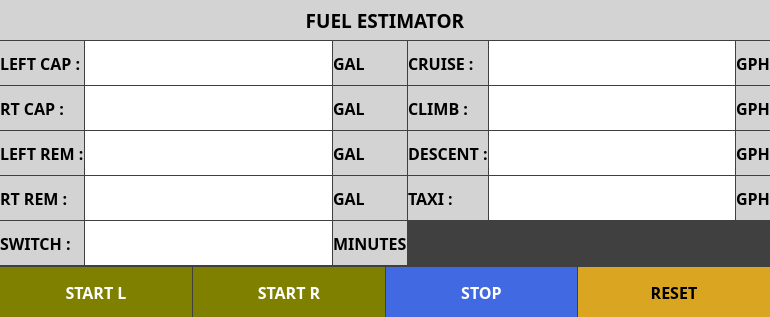
<?xml version="1.0" encoding="UTF-8"?>
<ui version="4.0">
 <class>FuelTanksDialogLandscape</class>
 <widget class="QDialog" name="FuelTanksDialogLandscape">
  <property name="geometry">
   <rect>
    <x>0</x>
    <y>0</y>
    <width>770</width>
    <height>317</height>
   </rect>
  </property>
  <property name="sizePolicy">
   <sizepolicy hsizetype="Expanding" vsizetype="Expanding">
    <horstretch>0</horstretch>
    <verstretch>0</verstretch>
   </sizepolicy>
  </property>
  <property name="palette">
   <palette>
    <active>
     <colorrole role="Base">
      <brush brushstyle="SolidPattern">
       <color alpha="255">
        <red>255</red>
        <green>255</green>
        <blue>255</blue>
       </color>
      </brush>
     </colorrole>
     <colorrole role="Window">
      <brush brushstyle="SolidPattern">
       <color alpha="255">
        <red>64</red>
        <green>64</green>
        <blue>64</blue>
       </color>
      </brush>
     </colorrole>
    </active>
    <inactive>
     <colorrole role="Base">
      <brush brushstyle="SolidPattern">
       <color alpha="255">
        <red>255</red>
        <green>255</green>
        <blue>255</blue>
       </color>
      </brush>
     </colorrole>
     <colorrole role="Window">
      <brush brushstyle="SolidPattern">
       <color alpha="255">
        <red>64</red>
        <green>64</green>
        <blue>64</blue>
       </color>
      </brush>
     </colorrole>
    </inactive>
    <disabled>
     <colorrole role="Base">
      <brush brushstyle="SolidPattern">
       <color alpha="255">
        <red>64</red>
        <green>64</green>
        <blue>64</blue>
       </color>
      </brush>
     </colorrole>
     <colorrole role="Window">
      <brush brushstyle="SolidPattern">
       <color alpha="255">
        <red>64</red>
        <green>64</green>
        <blue>64</blue>
       </color>
      </brush>
     </colorrole>
    </disabled>
   </palette>
  </property>
  <property name="font">
   <font>
    <family>Piboto</family>
    <pointsize>12</pointsize>
    <weight>75</weight>
    <bold>true</bold>
   </font>
  </property>
  <property name="windowTitle">
   <string>FUEL</string>
  </property>
  <property name="styleSheet">
   <string notr="true">QPushButton
{
	border: none;
	color: white;
	background-color: DimGray;
	margin: 0px;
}
QPushButton::pressed
{
	border: none;
	color: black;
	background-color: LightGray;
	margin: 0px;
}
</string>
  </property>
  <layout class="QVBoxLayout" name="verticalLayout">
   <property name="spacing">
    <number>1</number>
   </property>
   <property name="leftMargin">
    <number>0</number>
   </property>
   <property name="topMargin">
    <number>0</number>
   </property>
   <property name="rightMargin">
    <number>0</number>
   </property>
   <property name="bottomMargin">
    <number>0</number>
   </property>
   <item>
    <widget class="QLabel" name="m_pTitleLabel">
     <property name="sizePolicy">
      <sizepolicy hsizetype="MinimumExpanding" vsizetype="MinimumExpanding">
       <horstretch>0</horstretch>
       <verstretch>0</verstretch>
      </sizepolicy>
     </property>
     <property name="minimumSize">
      <size>
       <width>0</width>
       <height>40</height>
      </size>
     </property>
     <property name="maximumSize">
      <size>
       <width>16777215</width>
       <height>40</height>
      </size>
     </property>
     <property name="font">
      <font>
       <family>Droid Sans</family>
       <pointsize>14</pointsize>
       <weight>75</weight>
       <bold>true</bold>
      </font>
     </property>
     <property name="autoFillBackground">
      <bool>false</bool>
     </property>
     <property name="styleSheet">
      <string notr="true">QLabel { background-color: LightGray; color: black; }</string>
     </property>
     <property name="frameShape">
      <enum>QFrame::NoFrame</enum>
     </property>
     <property name="text">
      <string>FUEL ESTIMATOR</string>
     </property>
     <property name="alignment">
      <set>Qt::AlignCenter</set>
     </property>
    </widget>
   </item>
   <item>
    <layout class="QGridLayout" name="gridLayout">
     <property name="spacing">
      <number>1</number>
     </property>
     <item row="3" column="2">
      <widget class="QLabel" name="m_pRightRemUnitsLabel">
       <property name="font">
        <font>
         <family>Droid Sans</family>
         <pointsize>12</pointsize>
         <weight>75</weight>
         <bold>true</bold>
        </font>
       </property>
       <property name="autoFillBackground">
        <bool>false</bool>
       </property>
       <property name="styleSheet">
        <string notr="true">QLabel
{
	color: black;
	background-color: LightGray;
}</string>
       </property>
       <property name="text">
        <string>GAL</string>
       </property>
       <property name="margin">
        <number>5</number>
       </property>
      </widget>
     </item>
     <item row="1" column="1">
      <widget class="ClickLabel" name="m_pRightCapLabel">
       <property name="sizePolicy">
        <sizepolicy hsizetype="MinimumExpanding" vsizetype="MinimumExpanding">
         <horstretch>0</horstretch>
         <verstretch>0</verstretch>
        </sizepolicy>
       </property>
       <property name="font">
        <font>
         <family>Droid Sans</family>
         <pointsize>24</pointsize>
         <weight>75</weight>
         <bold>true</bold>
        </font>
       </property>
       <property name="autoFillBackground">
        <bool>false</bool>
       </property>
       <property name="styleSheet">
        <string notr="true">QLabel { background-color: white; color: black; }</string>
       </property>
       <property name="frameShape">
        <enum>QFrame::NoFrame</enum>
       </property>
       <property name="alignment">
        <set>Qt::AlignCenter</set>
       </property>
      </widget>
     </item>
     <item row="3" column="0">
      <widget class="QLabel" name="m_pRRemLabel">
       <property name="font">
        <font>
         <family>Droid Sans</family>
         <pointsize>12</pointsize>
         <weight>75</weight>
         <bold>true</bold>
        </font>
       </property>
       <property name="autoFillBackground">
        <bool>false</bool>
       </property>
       <property name="styleSheet">
        <string notr="true">QLabel
{
	color: black;
	background-color: LightGray;
}</string>
       </property>
       <property name="text">
        <string>RT REM :</string>
       </property>
       <property name="margin">
        <number>5</number>
       </property>
      </widget>
     </item>
     <item row="0" column="3">
      <widget class="QLabel" name="label_5">
       <property name="font">
        <font>
         <family>Droid Sans</family>
         <pointsize>12</pointsize>
         <weight>75</weight>
         <bold>true</bold>
        </font>
       </property>
       <property name="autoFillBackground">
        <bool>false</bool>
       </property>
       <property name="styleSheet">
        <string notr="true">QLabel
{
	color: black;
	background-color: LightGray;
}</string>
       </property>
       <property name="text">
        <string>CRUISE :</string>
       </property>
       <property name="margin">
        <number>5</number>
       </property>
      </widget>
     </item>
     <item row="4" column="0">
      <widget class="QLabel" name="m_pSwitchIntLabelLbl">
       <property name="font">
        <font>
         <family>Droid Sans</family>
         <pointsize>12</pointsize>
         <weight>75</weight>
         <bold>true</bold>
        </font>
       </property>
       <property name="autoFillBackground">
        <bool>false</bool>
       </property>
       <property name="styleSheet">
        <string notr="true">QLabel
{
	color: black;
	background-color: LightGray;
}</string>
       </property>
       <property name="text">
        <string>SWITCH :</string>
       </property>
       <property name="margin">
        <number>5</number>
       </property>
      </widget>
     </item>
     <item row="2" column="1">
      <widget class="ClickLabel" name="m_pLeftRemainLabel">
       <property name="sizePolicy">
        <sizepolicy hsizetype="MinimumExpanding" vsizetype="MinimumExpanding">
         <horstretch>0</horstretch>
         <verstretch>0</verstretch>
        </sizepolicy>
       </property>
       <property name="font">
        <font>
         <family>Droid Sans</family>
         <pointsize>24</pointsize>
         <weight>75</weight>
         <bold>true</bold>
        </font>
       </property>
       <property name="autoFillBackground">
        <bool>false</bool>
       </property>
       <property name="styleSheet">
        <string notr="true">QLabel { background-color: white; color: black; }</string>
       </property>
       <property name="frameShape">
        <enum>QFrame::NoFrame</enum>
       </property>
       <property name="alignment">
        <set>Qt::AlignCenter</set>
       </property>
      </widget>
     </item>
     <item row="1" column="3">
      <widget class="QLabel" name="label_6">
       <property name="font">
        <font>
         <family>Droid Sans</family>
         <pointsize>12</pointsize>
         <weight>75</weight>
         <bold>true</bold>
        </font>
       </property>
       <property name="autoFillBackground">
        <bool>false</bool>
       </property>
       <property name="styleSheet">
        <string notr="true">QLabel
{
	color: black;
	background-color: LightGray;
}</string>
       </property>
       <property name="text">
        <string>CLIMB :</string>
       </property>
       <property name="margin">
        <number>5</number>
       </property>
      </widget>
     </item>
     <item row="2" column="3">
      <widget class="QLabel" name="label_7">
       <property name="font">
        <font>
         <family>Droid Sans</family>
         <pointsize>12</pointsize>
         <weight>75</weight>
         <bold>true</bold>
        </font>
       </property>
       <property name="autoFillBackground">
        <bool>false</bool>
       </property>
       <property name="styleSheet">
        <string notr="true">QLabel
{
	color: black;
	background-color: LightGray;
}</string>
       </property>
       <property name="text">
        <string>DESCENT :</string>
       </property>
       <property name="margin">
        <number>5</number>
       </property>
      </widget>
     </item>
     <item row="0" column="5">
      <widget class="QLabel" name="label_10">
       <property name="font">
        <font>
         <family>Droid Sans</family>
         <pointsize>12</pointsize>
         <weight>75</weight>
         <bold>true</bold>
        </font>
       </property>
       <property name="autoFillBackground">
        <bool>false</bool>
       </property>
       <property name="styleSheet">
        <string notr="true">QLabel
{
	color: black;
	background-color: LightGray;
}</string>
       </property>
       <property name="text">
        <string>GPH</string>
       </property>
       <property name="margin">
        <number>5</number>
       </property>
      </widget>
     </item>
     <item row="1" column="0">
      <widget class="QLabel" name="m_pRCapLabel">
       <property name="font">
        <font>
         <family>Droid Sans</family>
         <pointsize>12</pointsize>
         <weight>75</weight>
         <bold>true</bold>
        </font>
       </property>
       <property name="autoFillBackground">
        <bool>false</bool>
       </property>
       <property name="styleSheet">
        <string notr="true">QLabel
{
	color: black;
	background-color: LightGray;
}</string>
       </property>
       <property name="text">
        <string>RT CAP :</string>
       </property>
       <property name="margin">
        <number>5</number>
       </property>
      </widget>
     </item>
     <item row="4" column="2">
      <widget class="QLabel" name="m_pSwitchIntUnitsLabel">
       <property name="font">
        <font>
         <family>Droid Sans</family>
         <pointsize>12</pointsize>
         <weight>75</weight>
         <bold>true</bold>
        </font>
       </property>
       <property name="autoFillBackground">
        <bool>false</bool>
       </property>
       <property name="styleSheet">
        <string notr="true">QLabel
{
	color: black;
	background-color: LightGray;
}</string>
       </property>
       <property name="text">
        <string>MINUTES</string>
       </property>
       <property name="margin">
        <number>5</number>
       </property>
      </widget>
     </item>
     <item row="2" column="4">
      <widget class="ClickLabel" name="m_pDescRateLabel">
       <property name="sizePolicy">
        <sizepolicy hsizetype="MinimumExpanding" vsizetype="MinimumExpanding">
         <horstretch>0</horstretch>
         <verstretch>0</verstretch>
        </sizepolicy>
       </property>
       <property name="font">
        <font>
         <family>Droid Sans</family>
         <pointsize>24</pointsize>
         <weight>75</weight>
         <bold>true</bold>
        </font>
       </property>
       <property name="autoFillBackground">
        <bool>false</bool>
       </property>
       <property name="styleSheet">
        <string notr="true">QLabel { background-color: white; color: black; }</string>
       </property>
       <property name="frameShape">
        <enum>QFrame::NoFrame</enum>
       </property>
       <property name="alignment">
        <set>Qt::AlignCenter</set>
       </property>
      </widget>
     </item>
     <item row="0" column="2">
      <widget class="QLabel" name="m_pLeftCapUnitsLabel">
       <property name="font">
        <font>
         <family>Droid Sans</family>
         <pointsize>12</pointsize>
         <weight>75</weight>
         <bold>true</bold>
        </font>
       </property>
       <property name="autoFillBackground">
        <bool>false</bool>
       </property>
       <property name="styleSheet">
        <string notr="true">QLabel
{
	color: black;
	background-color: LightGray;
}</string>
       </property>
       <property name="text">
        <string>GAL</string>
       </property>
       <property name="margin">
        <number>5</number>
       </property>
      </widget>
     </item>
     <item row="2" column="2">
      <widget class="QLabel" name="m_pLeftRemUnitsLabel">
       <property name="font">
        <font>
         <family>Droid Sans</family>
         <pointsize>12</pointsize>
         <weight>75</weight>
         <bold>true</bold>
        </font>
       </property>
       <property name="autoFillBackground">
        <bool>false</bool>
       </property>
       <property name="styleSheet">
        <string notr="true">QLabel
{
	color: black;
	background-color: LightGray;
}</string>
       </property>
       <property name="text">
        <string>GAL</string>
       </property>
       <property name="margin">
        <number>5</number>
       </property>
      </widget>
     </item>
     <item row="1" column="2">
      <widget class="QLabel" name="m_pRightCapUnitsLabel">
       <property name="font">
        <font>
         <family>Droid Sans</family>
         <pointsize>12</pointsize>
         <weight>75</weight>
         <bold>true</bold>
        </font>
       </property>
       <property name="autoFillBackground">
        <bool>false</bool>
       </property>
       <property name="styleSheet">
        <string notr="true">QLabel
{
	color: black;
	background-color: LightGray;
}</string>
       </property>
       <property name="text">
        <string>GAL</string>
       </property>
       <property name="margin">
        <number>5</number>
       </property>
      </widget>
     </item>
     <item row="0" column="0">
      <widget class="QLabel" name="m_pLCapLabel">
       <property name="font">
        <font>
         <family>Droid Sans</family>
         <pointsize>12</pointsize>
         <weight>75</weight>
         <bold>true</bold>
        </font>
       </property>
       <property name="autoFillBackground">
        <bool>false</bool>
       </property>
       <property name="styleSheet">
        <string notr="true">QLabel
{
	color: black;
	background-color: LightGray;
}</string>
       </property>
       <property name="text">
        <string>LEFT CAP :</string>
       </property>
       <property name="margin">
        <number>5</number>
       </property>
      </widget>
     </item>
     <item row="2" column="5">
      <widget class="QLabel" name="label_12">
       <property name="font">
        <font>
         <family>Droid Sans</family>
         <pointsize>12</pointsize>
         <weight>75</weight>
         <bold>true</bold>
        </font>
       </property>
       <property name="autoFillBackground">
        <bool>false</bool>
       </property>
       <property name="styleSheet">
        <string notr="true">QLabel
{
	color: black;
	background-color: LightGray;
}</string>
       </property>
       <property name="text">
        <string>GPH</string>
       </property>
       <property name="margin">
        <number>5</number>
       </property>
      </widget>
     </item>
     <item row="4" column="1">
      <widget class="ClickLabel" name="m_pSwitchIntLabel">
       <property name="sizePolicy">
        <sizepolicy hsizetype="MinimumExpanding" vsizetype="MinimumExpanding">
         <horstretch>0</horstretch>
         <verstretch>0</verstretch>
        </sizepolicy>
       </property>
       <property name="font">
        <font>
         <family>Droid Sans</family>
         <pointsize>24</pointsize>
         <weight>75</weight>
         <bold>true</bold>
        </font>
       </property>
       <property name="autoFillBackground">
        <bool>false</bool>
       </property>
       <property name="styleSheet">
        <string notr="true">QLabel { background-color: white; color: black; }</string>
       </property>
       <property name="frameShape">
        <enum>QFrame::NoFrame</enum>
       </property>
       <property name="alignment">
        <set>Qt::AlignCenter</set>
       </property>
      </widget>
     </item>
     <item row="3" column="5">
      <widget class="QLabel" name="label_13">
       <property name="font">
        <font>
         <family>Droid Sans</family>
         <pointsize>12</pointsize>
         <weight>75</weight>
         <bold>true</bold>
        </font>
       </property>
       <property name="autoFillBackground">
        <bool>false</bool>
       </property>
       <property name="styleSheet">
        <string notr="true">QLabel
{
	color: black;
	background-color: LightGray;
}</string>
       </property>
       <property name="text">
        <string>GPH</string>
       </property>
       <property name="margin">
        <number>5</number>
       </property>
      </widget>
     </item>
     <item row="0" column="4">
      <widget class="ClickLabel" name="m_pCruiseRateLabel">
       <property name="sizePolicy">
        <sizepolicy hsizetype="MinimumExpanding" vsizetype="MinimumExpanding">
         <horstretch>0</horstretch>
         <verstretch>0</verstretch>
        </sizepolicy>
       </property>
       <property name="font">
        <font>
         <family>Droid Sans</family>
         <pointsize>24</pointsize>
         <weight>75</weight>
         <bold>true</bold>
        </font>
       </property>
       <property name="autoFillBackground">
        <bool>false</bool>
       </property>
       <property name="styleSheet">
        <string notr="true">QLabel { background-color: white; color: black; }</string>
       </property>
       <property name="frameShape">
        <enum>QFrame::NoFrame</enum>
       </property>
       <property name="alignment">
        <set>Qt::AlignCenter</set>
       </property>
      </widget>
     </item>
     <item row="2" column="0">
      <widget class="QLabel" name="m_pLRemLabel">
       <property name="font">
        <font>
         <family>Droid Sans</family>
         <pointsize>12</pointsize>
         <weight>75</weight>
         <bold>true</bold>
        </font>
       </property>
       <property name="autoFillBackground">
        <bool>false</bool>
       </property>
       <property name="styleSheet">
        <string notr="true">QLabel
{
	color: black;
	background-color: LightGray;
}</string>
       </property>
       <property name="text">
        <string>LEFT REM :</string>
       </property>
       <property name="margin">
        <number>5</number>
       </property>
      </widget>
     </item>
     <item row="1" column="4">
      <widget class="ClickLabel" name="m_pClimbRateLabel">
       <property name="sizePolicy">
        <sizepolicy hsizetype="MinimumExpanding" vsizetype="MinimumExpanding">
         <horstretch>0</horstretch>
         <verstretch>0</verstretch>
        </sizepolicy>
       </property>
       <property name="font">
        <font>
         <family>Droid Sans</family>
         <pointsize>24</pointsize>
         <weight>75</weight>
         <bold>true</bold>
        </font>
       </property>
       <property name="autoFillBackground">
        <bool>false</bool>
       </property>
       <property name="styleSheet">
        <string notr="true">QLabel { background-color: white; color: black; }</string>
       </property>
       <property name="frameShape">
        <enum>QFrame::NoFrame</enum>
       </property>
       <property name="alignment">
        <set>Qt::AlignCenter</set>
       </property>
      </widget>
     </item>
     <item row="0" column="1">
      <widget class="ClickLabel" name="m_pLeftCapLabel">
       <property name="sizePolicy">
        <sizepolicy hsizetype="MinimumExpanding" vsizetype="MinimumExpanding">
         <horstretch>0</horstretch>
         <verstretch>0</verstretch>
        </sizepolicy>
       </property>
       <property name="font">
        <font>
         <family>Droid Sans</family>
         <pointsize>24</pointsize>
         <weight>75</weight>
         <bold>true</bold>
        </font>
       </property>
       <property name="autoFillBackground">
        <bool>false</bool>
       </property>
       <property name="styleSheet">
        <string notr="true">QLabel { background-color: white; color: black; }</string>
       </property>
       <property name="frameShape">
        <enum>QFrame::NoFrame</enum>
       </property>
       <property name="alignment">
        <set>Qt::AlignCenter</set>
       </property>
      </widget>
     </item>
     <item row="1" column="5">
      <widget class="QLabel" name="label_11">
       <property name="font">
        <font>
         <family>Droid Sans</family>
         <pointsize>12</pointsize>
         <weight>75</weight>
         <bold>true</bold>
        </font>
       </property>
       <property name="autoFillBackground">
        <bool>false</bool>
       </property>
       <property name="styleSheet">
        <string notr="true">QLabel
{
	color: black;
	background-color: LightGray;
}</string>
       </property>
       <property name="text">
        <string>GPH</string>
       </property>
       <property name="margin">
        <number>5</number>
       </property>
      </widget>
     </item>
     <item row="3" column="1">
      <widget class="ClickLabel" name="m_pRightRemainLabel">
       <property name="sizePolicy">
        <sizepolicy hsizetype="MinimumExpanding" vsizetype="MinimumExpanding">
         <horstretch>0</horstretch>
         <verstretch>0</verstretch>
        </sizepolicy>
       </property>
       <property name="font">
        <font>
         <family>Droid Sans</family>
         <pointsize>24</pointsize>
         <weight>75</weight>
         <bold>true</bold>
        </font>
       </property>
       <property name="autoFillBackground">
        <bool>false</bool>
       </property>
       <property name="styleSheet">
        <string notr="true">QLabel { background-color: white; color: black; }</string>
       </property>
       <property name="frameShape">
        <enum>QFrame::NoFrame</enum>
       </property>
       <property name="alignment">
        <set>Qt::AlignCenter</set>
       </property>
      </widget>
     </item>
     <item row="3" column="4">
      <widget class="ClickLabel" name="m_pTaxiRateLabel">
       <property name="sizePolicy">
        <sizepolicy hsizetype="MinimumExpanding" vsizetype="MinimumExpanding">
         <horstretch>0</horstretch>
         <verstretch>0</verstretch>
        </sizepolicy>
       </property>
       <property name="font">
        <font>
         <family>Droid Sans</family>
         <pointsize>24</pointsize>
         <weight>75</weight>
         <bold>true</bold>
        </font>
       </property>
       <property name="autoFillBackground">
        <bool>false</bool>
       </property>
       <property name="styleSheet">
        <string notr="true">QLabel { background-color: white; color: black; }</string>
       </property>
       <property name="frameShape">
        <enum>QFrame::NoFrame</enum>
       </property>
       <property name="alignment">
        <set>Qt::AlignCenter</set>
       </property>
      </widget>
     </item>
     <item row="3" column="3">
      <widget class="QLabel" name="label_8">
       <property name="font">
        <font>
         <family>Droid Sans</family>
         <pointsize>12</pointsize>
         <weight>75</weight>
         <bold>true</bold>
        </font>
       </property>
       <property name="autoFillBackground">
        <bool>false</bool>
       </property>
       <property name="styleSheet">
        <string notr="true">QLabel
{
	color: black;
	background-color: LightGray;
}</string>
       </property>
       <property name="text">
        <string>TAXI :</string>
       </property>
       <property name="margin">
        <number>5</number>
       </property>
      </widget>
     </item>
    </layout>
   </item>
   <item>
    <spacer name="verticalSpacer">
     <property name="orientation">
      <enum>Qt::Vertical</enum>
     </property>
     <property name="sizeHint" stdset="0">
      <size>
       <width>20</width>
       <height>1</height>
      </size>
     </property>
    </spacer>
   </item>
   <item>
    <layout class="QHBoxLayout" name="horizontalLayout_2">
     <property name="spacing">
      <number>1</number>
     </property>
     <item>
      <widget class="QPushButton" name="m_pStartLeftButton">
       <property name="sizePolicy">
        <sizepolicy hsizetype="MinimumExpanding" vsizetype="MinimumExpanding">
         <horstretch>0</horstretch>
         <verstretch>0</verstretch>
        </sizepolicy>
       </property>
       <property name="minimumSize">
        <size>
         <width>0</width>
         <height>50</height>
        </size>
       </property>
       <property name="maximumSize">
        <size>
         <width>16777215</width>
         <height>50</height>
        </size>
       </property>
       <property name="font">
        <font>
         <family>Droid Sans</family>
         <pointsize>12</pointsize>
         <weight>75</weight>
         <bold>true</bold>
        </font>
       </property>
       <property name="styleSheet">
        <string notr="true">QPushButton
{
	border: none;
	background-color: Olive;
	color: white;
}
QPushButton::pressed
{
	border: none;
	background-color: OliveDrab;
	color: black;
}
</string>
       </property>
       <property name="text">
        <string>START L</string>
       </property>
       <property name="iconSize">
        <size>
         <width>32</width>
         <height>32</height>
        </size>
       </property>
      </widget>
     </item>
     <item>
      <widget class="QPushButton" name="m_pStartRightButton">
       <property name="sizePolicy">
        <sizepolicy hsizetype="MinimumExpanding" vsizetype="MinimumExpanding">
         <horstretch>0</horstretch>
         <verstretch>0</verstretch>
        </sizepolicy>
       </property>
       <property name="minimumSize">
        <size>
         <width>0</width>
         <height>40</height>
        </size>
       </property>
       <property name="maximumSize">
        <size>
         <width>16777215</width>
         <height>50</height>
        </size>
       </property>
       <property name="font">
        <font>
         <family>Droid Sans</family>
         <pointsize>12</pointsize>
         <weight>75</weight>
         <bold>true</bold>
        </font>
       </property>
       <property name="styleSheet">
        <string notr="true">QPushButton
{
	border: none;
	background-color: Olive;
	color: white;
}
QPushButton::pressed
{
	border: none;
	background-color: OliveDrab;
	color: black;
}
</string>
       </property>
       <property name="text">
        <string>START R</string>
       </property>
       <property name="iconSize">
        <size>
         <width>32</width>
         <height>32</height>
        </size>
       </property>
      </widget>
     </item>
     <item>
      <widget class="QPushButton" name="m_pStopButton">
       <property name="sizePolicy">
        <sizepolicy hsizetype="MinimumExpanding" vsizetype="MinimumExpanding">
         <horstretch>0</horstretch>
         <verstretch>0</verstretch>
        </sizepolicy>
       </property>
       <property name="minimumSize">
        <size>
         <width>0</width>
         <height>40</height>
        </size>
       </property>
       <property name="maximumSize">
        <size>
         <width>16777215</width>
         <height>50</height>
        </size>
       </property>
       <property name="font">
        <font>
         <family>Droid Sans</family>
         <pointsize>12</pointsize>
         <weight>75</weight>
         <bold>true</bold>
        </font>
       </property>
       <property name="styleSheet">
        <string notr="true">QPushButton
{
	border: none;
	background-color: RoyalBlue;
	color: white;
}
QPushButton::pressed
{
	border: none;
	background-color: CornflowerBlue;
	color: black;
}
</string>
       </property>
       <property name="text">
        <string>STOP</string>
       </property>
       <property name="iconSize">
        <size>
         <width>32</width>
         <height>32</height>
        </size>
       </property>
      </widget>
     </item>
     <item>
      <widget class="QPushButton" name="m_pResetFuelButton">
       <property name="sizePolicy">
        <sizepolicy hsizetype="MinimumExpanding" vsizetype="MinimumExpanding">
         <horstretch>0</horstretch>
         <verstretch>0</verstretch>
        </sizepolicy>
       </property>
       <property name="minimumSize">
        <size>
         <width>0</width>
         <height>40</height>
        </size>
       </property>
       <property name="maximumSize">
        <size>
         <width>16777215</width>
         <height>50</height>
        </size>
       </property>
       <property name="font">
        <font>
         <family>Droid Sans</family>
         <pointsize>12</pointsize>
         <weight>75</weight>
         <bold>true</bold>
        </font>
       </property>
       <property name="styleSheet">
        <string notr="true">QPushButton
{
	border: none;
	background-color: Goldenrod;
	color: black;
}
QPushButton::pressed
{
	border: none;
	background-color: Gold;
	color: black;
}
</string>
       </property>
       <property name="text">
        <string>RESET</string>
       </property>
       <property name="iconSize">
        <size>
         <width>32</width>
         <height>32</height>
        </size>
       </property>
      </widget>
     </item>
    </layout>
   </item>
  </layout>
 </widget>
 <customwidgets>
  <customwidget>
   <class>ClickLabel</class>
   <extends>QLabel</extends>
   <header location="global">ClickLabel.h</header>
  </customwidget>
 </customwidgets>
 <resources>
  <include location="../AHRSResources.qrc"/>
 </resources>
 <connections/>
</ui>
